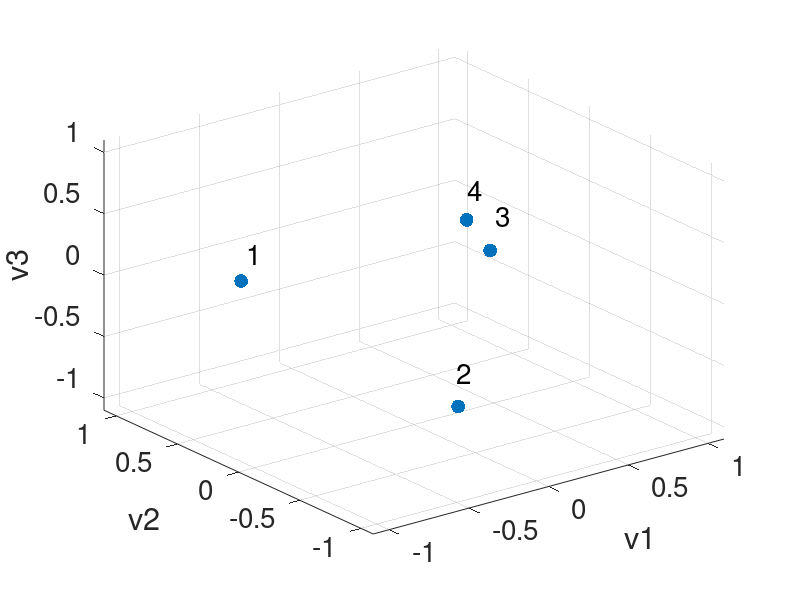
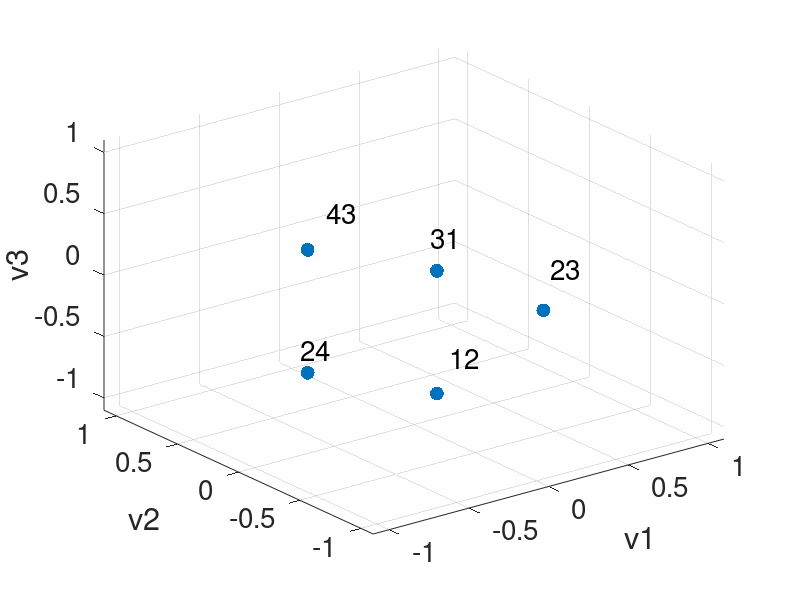
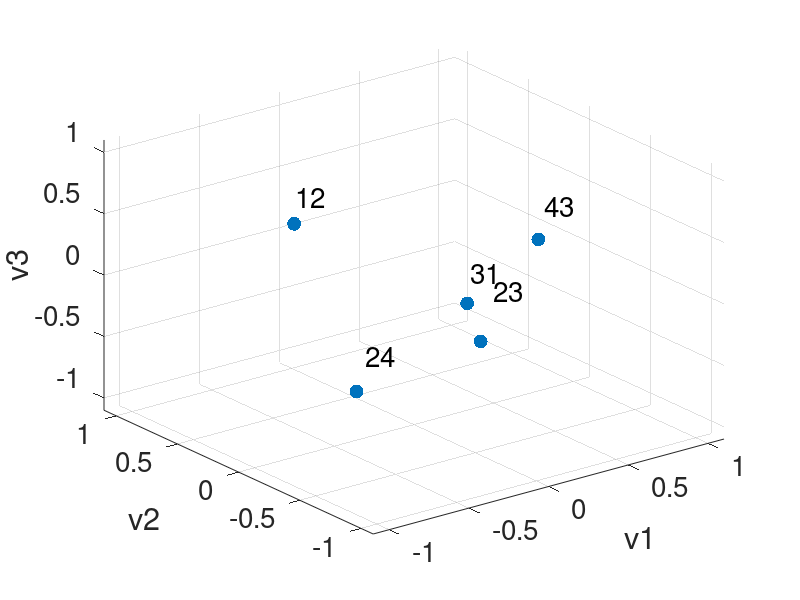
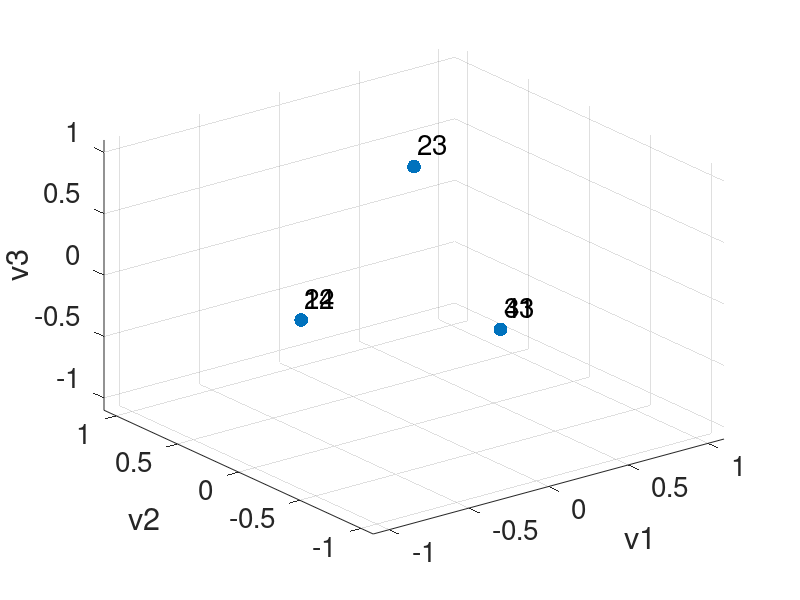

Write the MATLAB code that produced these figures, in order.
% Simpliical complices with two triangles sharing the same edge

%%% 4 nodes, 5 edges, 2 triangles
n_node = 4; n_edge =5; n_triangle = 2;
node_name = [1 2 3 4]'; node_name = num2str(node_name); node_label = cellstr(node_name);
edge_name = [12 31 23 24 43]'; edge_name = num2str(edge_name); edge_label = cellstr(edge_name);
trg_name = [132 234]'; trg_name = num2str(trg_name); trg_label = cellstr(trg_name);

% create boundary operators
%%% B1
B1 = [-1 1 0 0 0; 1 0 -1 -1 0; 0 -1 1 0 1; 0 0 0 1 -1];

%%% B2
B2 = [-1 0; -1 0; -1 1; 0 -1; 0 -1];

%%% Permutation matrix
P = [0 0 0 1; 0 0 1 0; 0 1 0 0; 1 0 0 0];
%% Undirected Version

% Hodge Laplacian
L0u = B1 * B1'; % 0-up Laplacian
L1d = B1' * B1; % 1-up Laplacian, n_edge*n_edge matrix
L1u = B2 * B2'; % 1-up Laplacian, n_edge*n_edge matrix
L2d = B2' * B2; % 2-down Laplacian, n_triangle*n_triangle matrix

P * L0u* P' == L0u

% The undirected infered adjacency matrix
A0_up = diag(diag(L0u)) - L0u; % this is the same as the standard adjacency matrix for standard graph
D1_up = diag(diag(L1u));
A1_up = D1_up - L1u; % infered adjacency between edges

% solve the eigenvalues
% 0-up Laplacian
[V0u,D0u] = eig(L0u); % same as normal Laplacian, node 1,2,3 on the left, node 4 in the middle, node 5,6 on the right
idx = kmeans(V0u(:,2),3);
scatter(V0u(:,2),V0u(:,3))
x = V0u(:,2); y = V0u(:,3); z = V0u(:,4); s = 100.* ones(size(x));
scatter3(x, y, z, s, 'filled')
set(gca,'XLim',[-1.1 1.1],'YLim',[-1.1 1.1],'ZLim',[-1.1 1.1])
name = [1 2 3 4]'; name = num2str(name); label = cellstr(name);
dx = 0.1+0.1*rand(size(x)); dy = 0.1+0.1*rand(size(y)); dz = 0.1+0.1*rand(size(z));% displacement so the text does not overlay the data points
text(x+dx, y+dy, z+dz, node_label, 'FontSize', 20);
xlabel('v1');
ylabel('v2');
zlabel('v3');
set(gca,'fontsize',20);
plt.LineWidth = 2;
ax = gca;
exportgraphics(ax,'plots/two_triangles_v1_L0u.eps','Resolution',300) 

L0u*(P*V0u) - (P*V0u)*D0u

% 1-down Laplacian
[V1d,D1d] = eig(L1d); % find clusters of eddges by common nodes 
idx = kmeans(V1d(:,1),3);
x = V1d(:,1); y = V1d(:,2); z = V1d(:,3); s = 100.* ones(size(x));
scatter3(x, y, z, s, 'filled')
set(gca,'XLim',[-1.1 1.1],'YLim',[-1.1 1.1],'ZLim',[-1.1 1.1])
name = [12 31 23 24 43]'; name = num2str(name); label = cellstr(name);
dx = 0.05+0.2*rand(size(x)); dy = 0.05+0.2*rand(size(y)); dz = 0.05+0.2*rand(size(z));% displacement so the text does not overlay the data points
text(x+dx, y+dy, z+dz, edge_label, 'FontSize', 20);
xlabel('v1');
ylabel('v2');
zlabel('v3');
set(gca,'fontsize',20);
plt.LineWidth = 2;
ax = gca;
exportgraphics(ax,'plots/two_triangles_v1_L1d.eps','Resolution',300) 

% 1-up Laplacian
[V1u,D1u] = eig(L1u); % zero eigenvalues find connected components of edges through shared triangles
x = V1u(:,1); y = V1u(:,2); z = V1u(:,3); s = 100.* ones(size(x));
idx = kmeans(V1u(:,1),3);
scatter3(x, y, z, s, 'filled')
set(gca,'XLim',[-1.1 1.1],'YLim',[-1.1 1.1],'ZLim',[-1.1 1.1])
name = [12 31 23 24 43]'; name = num2str(name); label = cellstr(name);
dx = 0.05+0.2*rand(size(x)); dy = 0.05+0.2*rand(size(y)); dz = 0.05+0.2*rand(size(z));% displacement so the text does not overlay the data points
text(x+dx, y+dy, z+dz, edge_label, 'FontSize', 20);
xlabel('v1');
ylabel('v2');
zlabel('v3');
set(gca,'fontsize',20);
plt.LineWidth = 2;
ax = gca;
exportgraphics(ax,'plots/two_triangles_v1_L1u.eps','Resolution',300) 

% 1 Laplacian
[V1,D1] = eig(L1u+L1d); % zero eigenvalues find connected components of edges through shared triangles
x = V1(:,1); y = V1(:,2); z = V1(:,3); s = 100.* ones(size(x));
idx = kmeans(V1(:,1:2),3);
scatter3(x, y, z, s, 'filled')
set(gca,'XLim',[-1.1 1.1],'YLim',[-1.1 1.1],'ZLim',[-1.1 1.1])
name = [12 31 23 24 43]'; name = num2str(name); label = cellstr(name);
dx = 0.1; dy = 0.1; dz = 0.1;% displacement so the text does not overlay the data points
text(x+dx, y+dy, z+dz, edge_label, 'FontSize', 20);
xlabel('v1');
ylabel('v2');
zlabel('v3');
set(gca,'fontsize',20);
plt.LineWidth = 2;
ax = gca;
exportgraphics(ax,'plots/two_triangles_v1_L1.eps','Resolution',300) 

% 2-down Laplacian
[V2d,D2d] = eig(L2d); % find clusters of triangles by common edges 

%% Directed version {1,2,3}, {1,2}, {2,3}, {3,1}
g = 1/3;

%% First version in Ginestra's notes Section B2

% weight of flow
%%% B1
weight_e = [1 1 1 2 2];
Ph1 = repelem(weight_e,[n_node],[1]);
%%% B2
weight_t = [1 2];
Ph2 = repelem(weight_t,[n_edge],[1]);

%%% Directed adjacency matrix
B1M = 0.5*sqrt(2).*B1.*exp(-1i*pi*g*(Ph1.*B1));
B2M = 0.5*sqrt(2).*B2.*exp(-1i*pi*g*(Ph2.*B2));

L0Mu = B1M*B1M';
L1Md = B1M' * B1M;
L1Mu = B2M * B2M';

% 0-up Laplacian
[V,D] = eig(L0Mu); % zero eigenvalues find connected components of edges through shared triangles
Psi = angle(V);s = 100.* ones(size(Psi(:,1)));
idx = kmeans([cos(Psi(:,1)), sin(Psi(:,1))], 3);
scatter(cos(Psi(:,1)),sin(Psi(:,1)), s, 'filled')
set(gca,'XLim',[-1.1 1.1],'YLim',[-1.1 1.1])
name = [1 2 3 4 5 6]'; name = num2str(name); label = cellstr(name);
dx = 0.1+0.2*rand(n_node,1); dy = 0.1+0.2*rand(n_node,1);% displacement so the text does not overlay the data points
xlabel('cos(\theta)');
ylabel('sin(\theta)');
text(cos(Psi(:,1))+dx, sin(Psi(:,1))+dy, node_label, 'FontSize', 20);
set(gca,'fontsize',20);
plt.LineWidth = 2;
ax = gca;
exportgraphics(ax,'plots/two_triangles_v1_L0Mu.eps','Resolution',300) 

% 1-down Magnetic Laplacian
[V, D] = eig(L1Md); % zero eigenvalues find connected components of edges through shared nodes
Psi = angle(V); s = 100.* ones(size(Psi(:,1)));
idx = kmeans([cos(Psi(:,1:2)), sin(Psi(:,1:2))], 3);
scatter(cos(Psi(:,1)),sin(Psi(:,1)), s, 'filled')
set(gca,'XLim',[-1.1 1.1],'YLim',[-1.1 1.1])
name = [12 31 23 24 43 45 64 65]'; name = num2str(name); label = cellstr(name);
xlabel('cos(\theta)');
ylabel('sin(\theta)');
dx = -0.05+0.3*rand(n_edge,1); dy = -0.05+0.3*rand(n_edge,1);% displacement so the text does not overlay the data points
text(cos(Psi(:,1))+dx, sin(Psi(:,1))+dy, edge_label, 'FontSize', 20);
set(gca,'fontsize',20);
plt.LineWidth = 2;
ax = gca;
exportgraphics(ax,'plots/two_triangles_v1_L1Md.eps','Resolution',300) 

% 1-up Magnetic Laplacian
[V,D] = eig(L1Mu); % zero eigenvalues find connected components of edges through shared triangles
Psi = angle(V); s = 100.* ones(size(Psi(:,1)));
idx = kmeans([cos(Psi(:,1:3)), sin(Psi(:,1:3))], 3);
scatter(cos(Psi(:,1)),sin(Psi(:,1)), s, 'filled')
set(gca,'XLim',[-1.1 1.1],'YLim',[-1.1 1.1])
name = [12 31 23 24 43 45 64 65]'; name = num2str(name); label = cellstr(name);
xlabel('cos(\theta)');
ylabel('sin(\theta)');
dx = -0.05+0.3*rand(n_edge,1); dy = -0.05+0.3*rand(n_edge,1);% displacement so the text does not overlay the data points
text(cos(Psi(:,1))+dx, sin(Psi(:,1))+dy, edge_label, 'FontSize', 20);
set(gca,'fontsize',20);
plt.LineWidth = 2;
ax = gca;
exportgraphics(ax,'plots/two_triangles_v1_L1Mu.eps','Resolution',300) 

theta = [0, 0, 0, -4*pi/3, 4*pi/3]';
phi = exp(i*theta);

phi'*L1Mu*phi

scatter(cos(Psi(:,2)),sin(Psi(:,2)), s, 'filled')
set(gca,'XLim',[-1.1 1.1],'YLim',[-1.1 1.1])
name = [12 31 23 24 43 45 64 65]'; name = num2str(name); label = cellstr(name);
xlabel('cos(\theta)');
ylabel('sin(\theta)');
dx = -0.05+0.3*rand(n_edge,1); dy = -0.05+0.3*rand(n_edge,1);% displacement so the text does not overlay the data points
text(cos(Psi(:,2))+dx, sin(Psi(:,2))+dy, edge_label, 'FontSize', 20);
set(gca,'fontsize',20);
plt.LineWidth = 2;
ax = gca;
shg


scatter(cos(Psi(:,3)),sin(Psi(:,3)), s, 'filled')
set(gca,'XLim',[-1.1 1.1],'YLim',[-1.1 1.1])
name = [12 31 23 24 43 45 64 65]'; name = num2str(name); label = cellstr(name);
xlabel('cos(\theta)');
ylabel('sin(\theta)');
dx = -0.05+0.3*rand(n_edge,1); dy = -0.05+0.3*rand(n_edge,1);% displacement so the text does not overlay the data points
text(cos(Psi(:,3))+dx, sin(Psi(:,3))+dy, edge_label, 'FontSize', 20);
set(gca,'fontsize',20);
plt.LineWidth = 2;
ax = gca;
shg

% plot top 2 eigenvectors
psi1 = Psi(:, 1)';
azi = Psi(:, 1)'; %azimuth for the spherical coordinates
ele = Psi(:, 2)'; % elevation for the sperical coordinates
[x,y,z] = sph2cart(azi,ele,1);
scatter3(x,y,z, s, 'filled')
xlabel('x');
ylabel('y');
zlabel('z');
set(gca,'XLim',[-1.1 1.1],'YLim',[-1.1 1.1],'ZLim',[-1.1 1.1])
name = [12 31 23 42 34 45 64 65]'; name = num2str(name); label = cellstr(name);
dx = -0.05+0.3*rand(n_edge,1); dy = -0.05+0.3*rand(n_edge,1); dz = -0.05+0.3*rand(n_edge,1);% displacement so the text does not overlay the data points
text(x+dx', y+dy', z+dz', edge_label, 'FontSize', 20);
set(gca,'fontsize',20);
plt.LineWidth = 2;
ax = gca;
exportgraphics(ax,'plots/two_triangles_v1_L1Mu.eps','Resolution',300) 

% 1 Laplacian
[V1M,D1M] = eig(L1Mu + L1Md); % zero eigenvalues find connected components of edges through shared triangles
Psi = angle(V1M);
idx = kmeans([cos(Psi(:,1)), sin(Psi(:,1:2))], 3);
scatter(cos(Psi(:,1)),sin(Psi(:,1)), s, 'filled')
set(gca,'XLim',[-1.1 1.1],'YLim',[-1.1 1.1])
name = [12 31 23 42 34 45 64 65]'; name = num2str(name); label = cellstr(name);
xlabel('cos(\theta)');
ylabel('sin(\theta)');
dx = 0.1; dy = 0.1;% displacement so the text does not overlay the data points
text(cos(Psi(:,1))+dx, sin(Psi(:,1))+dy, edge_label, 'FontSize', 20);
set(gca,'fontsize',20);
plt.LineWidth = 2;
ax = gca;
exportgraphics(ax,'plots/two_triangles_v1_L1M.eps','Resolution',300) 

